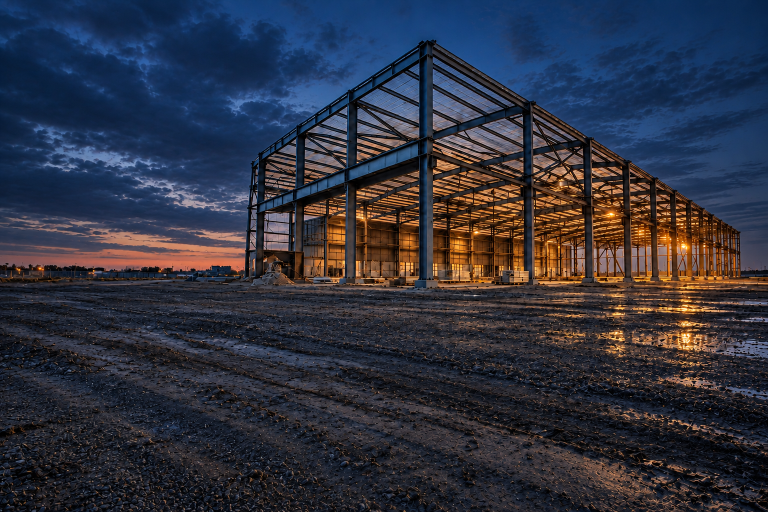
#> input picture design-assets/direction-hero-blue-hour/angary.png, 1536 x 1024 px, found by its file name (shown at 1/2 size)
$ python generate-home-v2-crops.py
#> lines starting #> are read from the running program, lines starting #| are printed output that depends on the picture
#!/usr/bin/env python3
"""HOME v2 — derived WebP crops under public/media/home-v2/ (manual, not part of the build).

Crop and resize only: no retouching, no compositing, no generated pixels. Sources and boxes:

  concepts/hero-mobile-band media/directions-sequence-source/angary.png   (720, 84, 1472, 762) concept render, phone band
  hangar-wide               photos/serhii-prior-hangar.jpeg               (0, 440, 1550, 1060) the approved frame, sky/ground trimmed
  hangar-narrow             photos/serhii-prior-hangar.jpeg               (20, 455, 1020, 1122)
  (conversation-bg and conversation-bg-portrait went 24.10: no picture behind the form, W2-17 · PDO-92 B)

Iteration 3 (made once by hand, sources live outside the repo, so they are not in JOBS below):
  photos/serhii-prior-hangar-retouched.jpeg + hangar-retouched-{960,1536}w  owner-supplied CLEANED version of DSCF7654,
      rubikon-real-hangar-cleaned.png (1536×1024; loose items in front removed, whole frame re-rendered), box
      (0, 172, 1536, 960) = the same framing as (0, 700, 6240, 3900) on the original; saved without EXIF. The page
      labels it «Фото з ретушшю переднього плану».
  04.10: the owner re-exported the same retouch at 4416×2260 (DSCF7654_retouched_native_4416.jpg, outside the repo). It
      replaced these files and added hangar-retouched-{2304,3072,3840}w: one similarity warp onto the 1536×788 frame the
      contour lines are registered on (scale 0.347884, shift under 1 px, rms 0.68 px), then LANCZOS resizes; WebP q80,
      the JPEG q86. app/data/homeProofContour.ts pins every file's sha256.
  The X-ray sketch made here once (concepts/hangar-xray-{1100,1774}w) left HOME on 04.10: the owner's variant A
      «Калька» draws the lines measured from the photos and a labelled scheme instead. Its files stayed for the
      test-only comparison /?xray=sketch until the proof block's cleanup (09.10), which removed both.
  The two explanation cards' crops (concepts/card-photo-drawing, concepts/card-node) left with the cards (09.10).

Everything derived from a concept source sits in concepts/, so the existing «no concept image outside the direction
cards» check (tests/e2e/pr-critical.spec.ts) sees it. The callout positions in EngineeringSignature.tsx are
percentages of these exact boxes — change a box and they must be re-measured.

The phone hero still (≤760 px) used to be the full-height 4:5 crop (720, 0, 1472, 941). The page draws it with
object-fit: cover and object-position 50% 32% into a band whose height follows the viewport, so only a window of rows
is ever seen: measured in Chrome from 360×780 to 430×932 (and 375×667), every phone sees rows 85–761 of those 941 at
most. With a 32% position the windows nest, and a crop of height H whose top is 0.32 × (941 − H) shows exactly the same
window on every band up to H — so the band crop (84 … 762) changes no visible pixel on those phones and the CSS stays.
Bands squarer than 752:678 (a Fold cover screen, an iPad mini in portrait) are covered by zooming ~8 % instead.

Usage:  cd <repo root> && python3 scripts/generate-home-v2-crops.py   (requires Pillow)
"""
import os

from PIL import Image

SRC = 'public/'
OUT = 'public/media/home-v2/'

JOBS = [
    ('concepts/hero-mobile-band', 'media/directions-sequence-source/angary.png', (720, 84, 1472, 762), [480, 752], 80),
    ('hangar-wide', 'photos/serhii-prior-hangar.jpeg', (0, 440, 1550, 1060), [960, 1550], 80),
    ('hangar-narrow', 'photos/serhii-prior-hangar.jpeg', (20, 455, 1020, 1122), [640, 1000], 80),
]

for name, source, box, widths, quality in JOBS:
    image = Image.open(SRC + source).convert('RGB').crop(box)
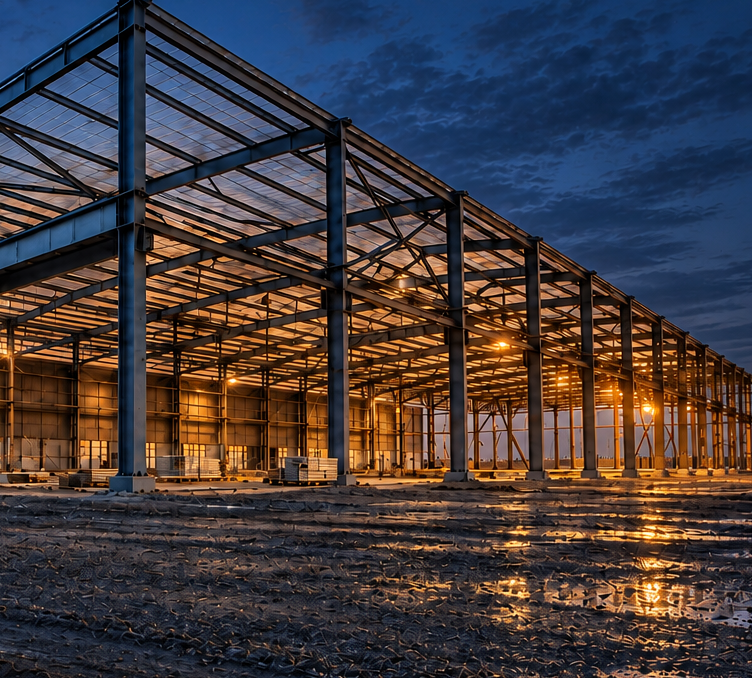
#> image: PIL image 752x678 RGB; mean R, G, B 67, 59.4, 62.5
    os.makedirs(os.path.dirname(OUT + name), exist_ok=True)
    for width in widths:
        height = round(image.height * width / image.width)
        resized = image if width == image.width else image.resize((width, height), Image.LANCZOS)
        path = f'{OUT}{name}-{width}w.webp'
        resized.save(path, 'WEBP', quality=quality, method=6)
        print(path, f'{os.path.getsize(path) // 1024} KB', f'{width}×{height}')
#> this loop made 2 passes
#> pass 1, `resized = image if width == image.width else image.resize((width, heig..`:
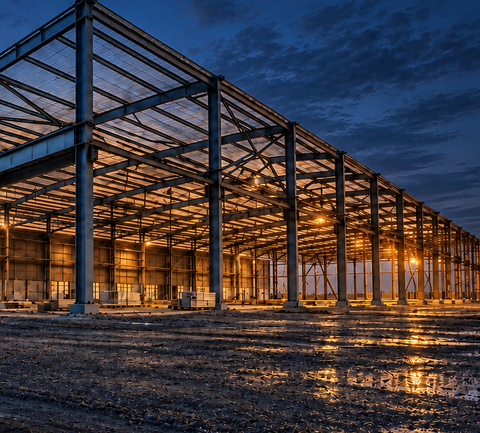
#> resized: PIL image 480x433 RGB; mean R, G, B 67, 59.4, 62.5
#> (the run stopped early here; a loop or call above may not have finished)
